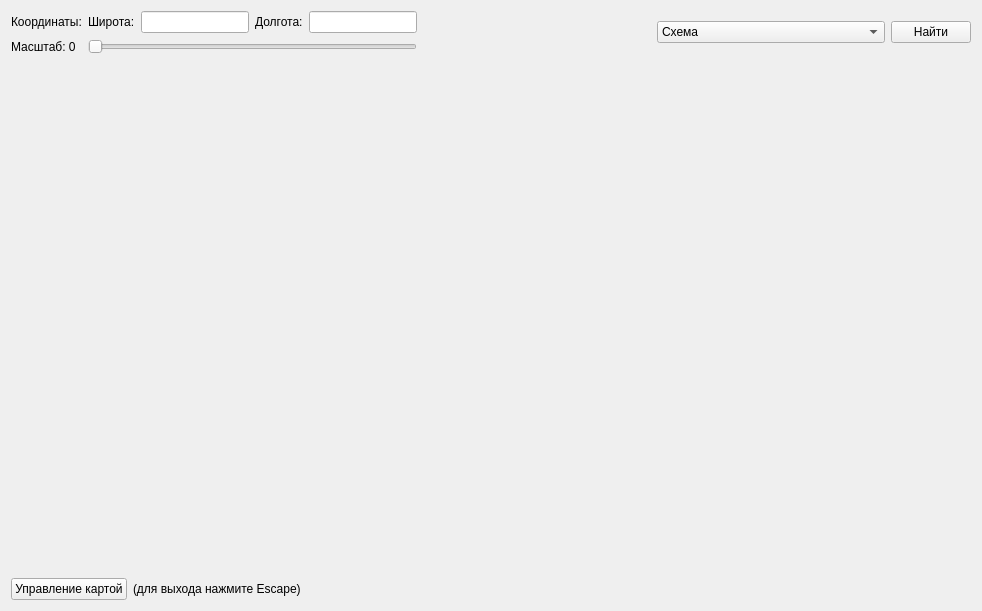
<?xml version="1.0" encoding="UTF-8"?>
<ui version="4.0">
 <class>Form</class>
 <widget class="QWidget" name="Form">
  <property name="geometry">
   <rect>
    <x>0</x>
    <y>0</y>
    <width>982</width>
    <height>611</height>
   </rect>
  </property>
  <property name="windowTitle">
   <string>Form</string>
  </property>
  <layout class="QGridLayout" name="gridLayout_2">
   <item row="0" column="0">
    <layout class="QGridLayout" name="gridLayout">
     <item row="1" column="0">
      <widget class="QLabel" name="label_2">
       <property name="sizePolicy">
        <sizepolicy hsizetype="Maximum" vsizetype="Preferred">
         <horstretch>0</horstretch>
         <verstretch>0</verstretch>
        </sizepolicy>
       </property>
       <property name="text">
        <string>Масштаб: 0</string>
       </property>
      </widget>
     </item>
     <item row="0" column="0">
      <widget class="QLabel" name="label">
       <property name="sizePolicy">
        <sizepolicy hsizetype="Maximum" vsizetype="Preferred">
         <horstretch>0</horstretch>
         <verstretch>0</verstretch>
        </sizepolicy>
       </property>
       <property name="text">
        <string>Координаты:</string>
       </property>
      </widget>
     </item>
     <item row="0" column="2">
      <widget class="QLineEdit" name="lineEdit">
       <property name="sizePolicy">
        <sizepolicy hsizetype="Maximum" vsizetype="Fixed">
         <horstretch>0</horstretch>
         <verstretch>0</verstretch>
        </sizepolicy>
       </property>
      </widget>
     </item>
     <item row="0" column="1">
      <widget class="QLabel" name="label_4">
       <property name="sizePolicy">
        <sizepolicy hsizetype="Maximum" vsizetype="Preferred">
         <horstretch>0</horstretch>
         <verstretch>0</verstretch>
        </sizepolicy>
       </property>
       <property name="text">
        <string>Широта:</string>
       </property>
      </widget>
     </item>
     <item row="0" column="3">
      <widget class="QLabel" name="label_5">
       <property name="sizePolicy">
        <sizepolicy hsizetype="Maximum" vsizetype="Preferred">
         <horstretch>0</horstretch>
         <verstretch>0</verstretch>
        </sizepolicy>
       </property>
       <property name="text">
        <string>Долгота:</string>
       </property>
      </widget>
     </item>
     <item row="0" column="4">
      <widget class="QLineEdit" name="lineEdit_2">
       <property name="sizePolicy">
        <sizepolicy hsizetype="Maximum" vsizetype="Fixed">
         <horstretch>0</horstretch>
         <verstretch>0</verstretch>
        </sizepolicy>
       </property>
      </widget>
     </item>
     <item row="1" column="1" colspan="4">
      <widget class="QSlider" name="horizontalSlider">
       <property name="sizePolicy">
        <sizepolicy hsizetype="Minimum" vsizetype="Fixed">
         <horstretch>0</horstretch>
         <verstretch>0</verstretch>
        </sizepolicy>
       </property>
       <property name="maximum">
        <number>17</number>
       </property>
       <property name="orientation">
        <enum>Qt::Horizontal</enum>
       </property>
      </widget>
     </item>
    </layout>
   </item>
   <item row="2" column="0">
    <layout class="QHBoxLayout" name="horizontalLayout">
     <property name="spacing">
      <number>6</number>
     </property>
     <property name="sizeConstraint">
      <enum>QLayout::SetMinimumSize</enum>
     </property>
     <item>
      <widget class="QPushButton" name="pushButton_2">
       <property name="sizePolicy">
        <sizepolicy hsizetype="Maximum" vsizetype="Maximum">
         <horstretch>0</horstretch>
         <verstretch>0</verstretch>
        </sizepolicy>
       </property>
       <property name="text">
        <string>Управление картой</string>
       </property>
      </widget>
     </item>
     <item>
      <widget class="QLabel" name="label_6">
       <property name="sizePolicy">
        <sizepolicy hsizetype="Preferred" vsizetype="Maximum">
         <horstretch>0</horstretch>
         <verstretch>0</verstretch>
        </sizepolicy>
       </property>
       <property name="text">
        <string>(для выхода нажмите Escape)</string>
       </property>
      </widget>
     </item>
    </layout>
   </item>
   <item row="0" column="3">
    <widget class="QPushButton" name="pushButton">
     <property name="sizePolicy">
      <sizepolicy hsizetype="Maximum" vsizetype="Fixed">
       <horstretch>0</horstretch>
       <verstretch>0</verstretch>
      </sizepolicy>
     </property>
     <property name="text">
      <string>Найти</string>
     </property>
    </widget>
   </item>
   <item row="0" column="1">
    <spacer name="horizontalSpacer">
     <property name="orientation">
      <enum>Qt::Horizontal</enum>
     </property>
     <property name="sizeType">
      <enum>QSizePolicy::Minimum</enum>
     </property>
     <property name="sizeHint" stdset="0">
      <size>
       <width>40</width>
       <height>20</height>
      </size>
     </property>
    </spacer>
   </item>
   <item row="1" column="0" colspan="4">
    <widget class="QLabel" name="label_3">
     <property name="text">
      <string/>
     </property>
     <property name="alignment">
      <set>Qt::AlignCenter</set>
     </property>
    </widget>
   </item>
   <item row="0" column="2">
    <widget class="QComboBox" name="comboBox">
     <item>
      <property name="text">
       <string>Схема</string>
      </property>
     </item>
     <item>
      <property name="text">
       <string>Спутник</string>
      </property>
     </item>
     <item>
      <property name="text">
       <string>Гибрид</string>
      </property>
     </item>
    </widget>
   </item>
  </layout>
 </widget>
 <resources/>
 <connections/>
</ui>
